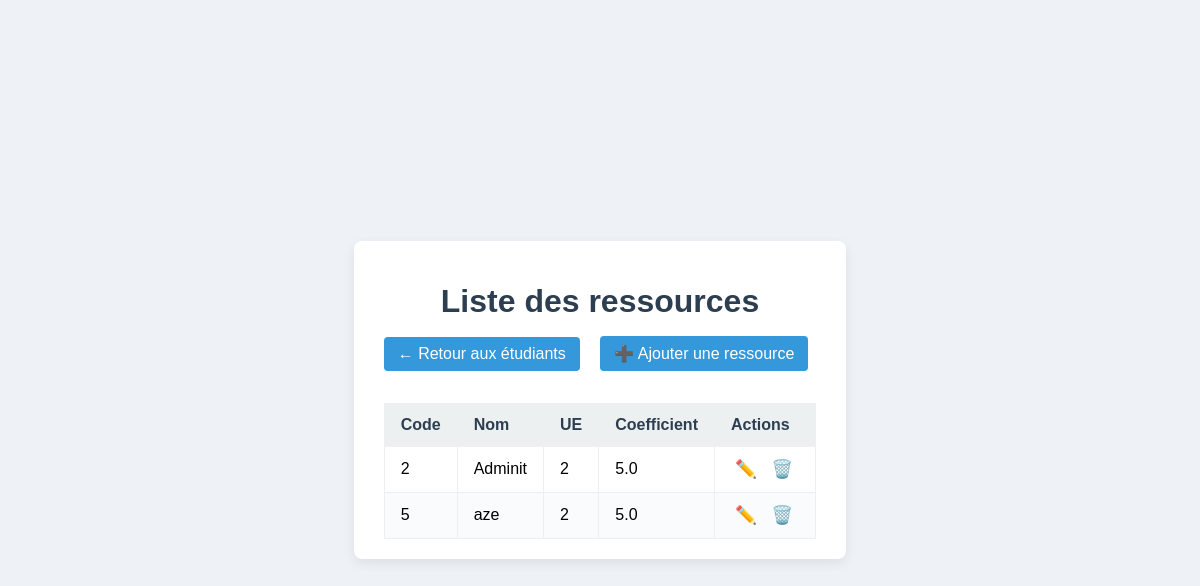
Page /ressources/ on the committed database.
### notes/models.py (models this page shows)
class Ressource(models.Model):
    code = models.CharField(max_length=50, primary_key=True)
    nom = models.CharField(max_length=200)
    descriptif = models.TextField()
    coefficient = models.FloatField()
    ue = models.ForeignKey(UE, on_delete=models.CASCADE)

class UE(models.Model):
    code = models.CharField(max_length=20, primary_key=True)
    nom = models.CharField(max_length=200)
    semestre = models.CharField(max_length=20)
    credit_ects = models.IntegerField()

### notes/views.py (the view)
# urls.py: path('ressources/', RessourceList.as_view(), name='ressource_list'),
class RessourceList(ListView):
    model = Ressource
    template_name = 'notes/ressource_list.html'
    context_object_name = 'ressources'

### notes/templates/notes/ressource_list.html (shortened to what this page needs)
{% load static %}
<!DOCTYPE html>
<html lang="fr">
<head>
  <link rel="stylesheet" href="{% static 'css/style.css' %}">
</head>
<body>
  <div class="container">
    <h1>Liste des ressources</h1>
    <a href="{% url 'etudiant_list' %}"   class="add-btn">← Retour aux étudiants</a>
    <a href="{% url 'ressource_new' %}"   class="add-btn" style="margin-left:1rem;">➕ Ajouter une ressource</a>
    <table class="table">
      <thead>
        <tr>
          <th>Code</th>
          <th>Nom</th>
          <th>UE</th>
          <th>Coefficient</th>
          <th>Actions</th>
        </tr>
      </thead>
      <tbody>
        {% for r in ressources %}
        <tr>
          <td>{{ r.code }}</td>
          <td>{{ r.nom }}</td>
          <td>{{ r.ue.code }}</td>
          <td>{{ r.coefficient }}</td>
          <td>
            <a href="{% url 'ressource_edit' r.pk %}"   class="action-btn">✏️</a>
            <a href="{% url 'ressource_delete' r.pk %}" class="action-btn">🗑️</a>
          </td>
        </tr>
        {% empty %}
        <tr>
          <td colspan="5" style="text-align:center;">Aucune ressource enregistrée.</td>
        </tr>
        {% endfor %}
      </tbody>
    </table>
  </div>
</body>
</html>

### static/css/style.css (style rules this page uses)
html, body { height: 100%; margin: 0; font-family: Arial, sans-serif; background: #eef2f7; display: flex; align-items: center; justify-content: center; }
.container { width: 90%; max-width: 1000px; background: #fff; padding: 20px 30px; box-shadow: 0 4px 12px rgba(0, 0, 0, 0.08); border-radius: 8px; }
h1 { text-align: center; margin-bottom: 1rem; color: #2c3e50; }
a.add-btn { display: inline-block; margin-bottom: 1rem; padding: 8px 14px; background: #3498db; color: #fff; text-decoration: none; border-radius: 4px; }
table { width: 100%; border-collapse: collapse; margin-top: 1rem; }
th, td { padding: 8px; border: 1px solid #ecf0f1; text-align: left; }
th { background: #ecf0f1; color: #2c3e50; }
tr:nth-child(even) { background: #f9fbfc; }
a.action-btn { margin-right: 6px; text-decoration: none; font-size: 1.1rem; }
.action-btn { margin: 0 0.25rem; font-size: 1.1rem; color: #2c3e50; }
.table { width: 100%; border-collapse: collapse; }
.table th, .table td { padding: 0.75rem 1rem; border: 1px solid #ecf0f1; }
.table thead { background-color: #ecf0f1; }
.add-btn { display: inline-block; padding: 0.5rem 1rem; background-color: #3498db; color: white; border-radius: 0.375rem; text-decoration: none; font-weight: 500; transition: background-color .2s; }
.action-btn { margin: 0 0.25rem; font-size: 1.1rem; }

### rows in the picture
Ressource: code "2", nom "Adminit", ue.code "2", coefficient "5.0"
Ressource: code "5", nom "aze", ue.code "2", coefficient "5.0"
